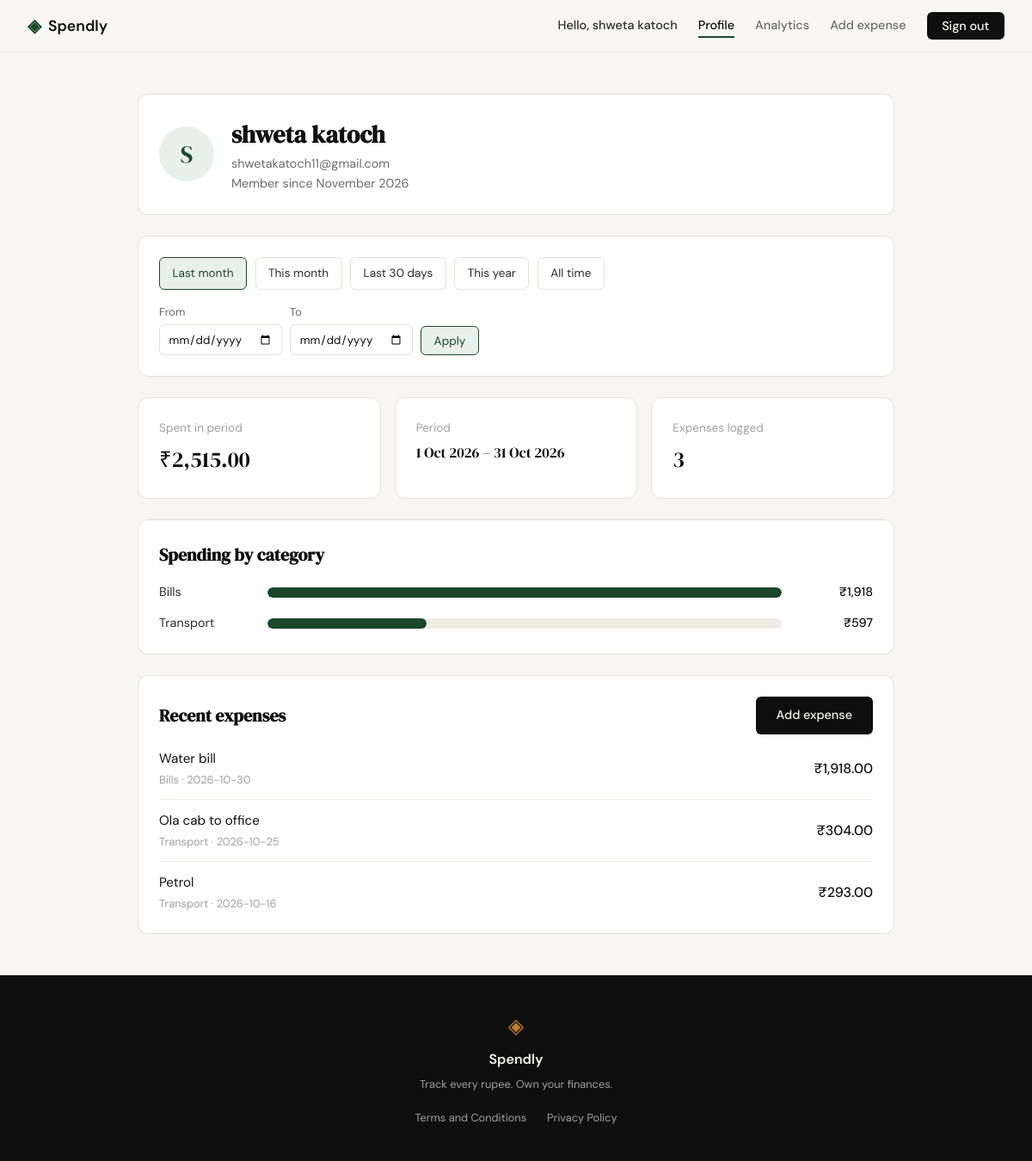
/profile (signed in), run on the app's committed database.
### tables this page shows
CREATE TABLE users (
                id            INTEGER PRIMARY KEY AUTOINCREMENT,
                name          TEXT NOT NULL,
                email         TEXT NOT NULL UNIQUE,
                password_hash TEXT NOT NULL,
                created_at    TEXT DEFAULT (datetime('now'))
            );

CREATE TABLE expenses (
                id          INTEGER PRIMARY KEY AUTOINCREMENT,
                user_id     INTEGER NOT NULL REFERENCES users(id) ON DELETE CASCADE,
                amount      REAL NOT NULL,
                category    TEXT NOT NULL,
                description TEXT,
                date        TEXT NOT NULL,
                created_at  TEXT DEFAULT (datetime('now'))
            );

### app.py (the view)
@app.route("/profile")
@login_required
def profile():
    user_id = session["user_id"]
    rng = resolve_range(request.args, date.today())
    start, end = rng.start, rng.end
    where = "user_id = ?"
    params = [user_id]
    if start:
        where += " AND date >= ?"
        params.append(start)
    if end:
        where += " AND date <= ?"
        params.append(end)
    conn = get_db()
    try:
        user = conn.execute(
            "SELECT name, email, created_at FROM users WHERE id = ?", (user_id,)
        ).fetchone()
        totals = conn.execute(
            "SELECT COALESCE(SUM(amount), 0) AS total, COUNT(*) AS count "
            "FROM expenses WHERE " + where,
            params,
        ).fetchone()
        categories = conn.execute(
            "SELECT category, SUM(amount) AS total FROM expenses "
            "WHERE " + where + " GROUP BY category ORDER BY total DESC",
            params,
        ).fetchall()
        recent = conn.execute(
            "SELECT category, description, amount, date FROM expenses "
            "WHERE " + where + " ORDER BY date DESC, id DESC LIMIT 5",
            params,
        ).fetchall()
    finally:
        conn.close()
    top = categories[0]["total"] if categories else 0
    category_rows = [
        {
            "name": row["category"],
            "total": row["total"],
            "percent": round(row["total"] / top * 100) if top else 0,
        }
        for row in categories
    ]
    member_since = None
    if user["created_at"]:
        member_since = datetime.fromisoformat(user["created_at"]).strftime("%B %Y")
    return render_template(
        "profile.html",
        user=user,
        member_since=member_since,
        totals=totals,
        categories=category_rows,
        recent=recent,
        range_label=range_label(start, end),
        active_preset=rng.preset,
        custom_start=start if rng.is_custom else "",
        custom_end=end if rng.is_custom else "",
        filter_error=rng.error,
        is_default=rng.is_default,
        presets=PROFILE_PRESETS,
    )

### app.py (called while the page is built)
def already_signed_in():
    return session.get("user_id") is not None

def login_required(view):
    @wraps(view)
    def wrapped(*args, **kwargs):
        if not already_signed_in():
            return redirect(url_for("login"))
        return view(*args, **kwargs)
    return wrapped

def csrf_token():
    if "csrf_token" not in session:
        session["csrf_token"] = secrets.token_hex(16)
    return session["csrf_token"]

@app.context_processor
def inject_csrf_token():
    return {"csrf_token": csrf_token}

@app.before_request
def check_csrf():
    if request.method != "POST" or app.config.get("TESTING"):
        return
    sent = request.form.get("csrf_token", "").encode()
    expected = session.get("csrf_token", "").encode()
    if not expected or not secrets.compare_digest(sent, expected):
        abort(400)

@app.context_processor
def inject_current_user():
    user_id = session.get("user_id")
    if user_id is None:
        return {"current_user": None}
    conn = get_db()
    try:
        row = conn.execute(
            "SELECT id, name FROM users WHERE id = ?", (user_id,)
        ).fetchone()
    finally:
        conn.close()
    if row is None:
        session.clear()
        return {"current_user": None}
    return {"current_user": {"id": row["id"], "name": row["name"]}}

@app.after_request
def no_store(response):
    response.headers["Cache-Control"] = "no-store, no-cache, must-revalidate, max-age=0"
    response.headers["Pragma"] = "no-cache"
    response.headers["Expires"] = "0"
    return response

def preset_range(preset, today):
    if preset == "month":
        return today.replace(day=1), today
    if preset == "30d":
        return today - timedelta(days=29), today
    if preset == "year":
        return today.replace(month=1, day=1), today
    if preset == "all":
        return None, None
    last_day = today.replace(day=1) - timedelta(days=1)
    return last_day.replace(day=1), last_day

def _iso(d):
    return d.isoformat() if d else None

def range_label(start, end):
    def fmt(iso):
        d = date.fromisoformat(iso)
        return f"{d.day} {d.strftime('%b %Y')}"
    if start and end:
        return f"{fmt(start)} – {fmt(end)}"
    if start:
        return f"From {fmt(start)}"
    if end:
        return f"Up to {fmt(end)}"
    return "All time"

### database/db.py (called while the page is built)
def get_db():
    conn = sqlite3.connect(DB_PATH)
    conn.row_factory = sqlite3.Row
    conn.execute("PRAGMA foreign_keys = ON")
    return conn

### templates/profile.html (shortened to what this page needs)
{% extends "base.html" %}
{% block content %}
<section class="profile-section">
    <div class="profile-inner">
        <div class="profile-card profile-header">
            <div class="profile-avatar" aria-hidden="true">{{ user.name[:1]|upper }}</div>
            <div>
                <h1 class="profile-name">{{ user.name }}</h1>
                <p class="profile-email">{{ user.email }}</p>
                {% if member_since %}
                <p class="profile-since">Member since {{ member_since }}</p>
                {% endif %}
            </div>
        </div>
        <div class="profile-card profile-filter">
            <div class="profile-filter-presets">
                {% for key, label in presets %}
                <a class="profile-chip{% if key == active_preset %} is-active{% endif %}"
                   href="{{ url_for('profile', preset=key) }}"
                   {% if key == active_preset %}aria-current="page"{% endif %}>{{ label }}</a>
                {% endfor %}
            </div>
            <form class="profile-filter-form" method="get" action="{{ url_for('profile') }}">
                <label>From
                    <input type="date" name="start" value="{{ custom_start }}">
                </label>
                <label>To
                    <input type="date" name="end" value="{{ custom_end }}">
                </label>
                <button type="submit" class="profile-chip is-active">Apply</button>
            </form>
        </div>
        <div class="profile-stats">
            <div class="profile-card">
                <span class="profile-stat-label">Spent in period</span>
                <span class="profile-stat-value">₹{{ "{:,.2f}".format(totals.total) }}</span>
            </div>
            <div class="profile-card">
                <span class="profile-stat-label">Period</span>
                <span class="profile-stat-value profile-stat-range">{{ range_label }}</span>
            </div>
            <div class="profile-card">
                <span class="profile-stat-label">Expenses logged</span>
                <span class="profile-stat-value">{{ totals.count }}</span>
            </div>
        </div>
        <div class="profile-card">
            <h2 class="profile-heading">Spending by category</h2>
            {% if categories %}
            {% for cat in categories %}
            <div class="profile-bar-row">
                <span class="profile-bar-name">{{ cat.name }}</span>
                <div class="profile-track">
                    <div class="profile-bar" style="width: {{ cat.percent }}%"></div>
                </div>
                <span class="profile-bar-amount">₹{{ "{:,.0f}".format(cat.total) }}</span>
            </div>
            {% endfor %}
            {% else %}
            <p class="profile-empty">No expenses in this period.</p>
            {% endif %}
        </div>
        <div class="profile-card">
            <div class="profile-heading-row">
                <h2 class="profile-heading">Recent expenses</h2>
                <a href="{{ url_for('add_expense') }}" class="btn-primary">Add expense</a>
            </div>
            {% if recent %}
            <ul class="profile-list">
                {% for e in recent %}
                <li>
                    <span class="profile-expense-title">{{ e.description or e.category }}</span>
                    <span class="profile-expense-amount">₹{{ "{:,.2f}".format(e.amount) }}</span>
                    <span class="profile-expense-meta">{{ e.category }} · {{ e.date }}</span>
                </li>
                {% endfor %}
            </ul>
            {% else %}
            <p class="profile-empty">No expenses in this period.</p>
            {% endif %}
        </div>
    </div>
</section>
{% endblock %}

### templates/base.html (shortened to what this page needs)
<!DOCTYPE html>
<html lang="en">
<head>
    <link rel="stylesheet" href="{{ url_for('static', filename='css/style.css') }}">
</head>
<body>
    <nav class="navbar">
        <div class="nav-inner">
            <a href="{{ url_for('landing') }}" class="nav-brand">
                <span class="brand-icon">◈</span>
                <span class="brand-name">Spendly</span>
            </a>
            <div class="nav-links">
                {% if current_user %}
                <span class="nav-user">Hello, {{ current_user.name }}</span>
                <a href="{{ url_for('profile') }}"{% if request.endpoint == 'profile' %} class="active" aria-current="page"{% endif %}>Profile</a>
                <a href="{{ url_for('analytics') }}"{% if request.endpoint == 'analytics' %} class="active" aria-current="page"{% endif %}>Analytics</a>
                <a href="{{ url_for('add_expense') }}"{% if request.endpoint == 'add_expense' %} class="active" aria-current="page"{% endif %}>Add expense</a>
                <form method="POST" action="{{ url_for('logout') }}" class="nav-logout">
                    <button type="submit" class="nav-cta">Sign out</button>
                </form>
                {% else %}
                <a href="{{ url_for('login') }}">Sign in</a>
                <a href="{{ url_for('register') }}" class="nav-cta">Get started</a>
                {% endif %}
            </div>
        </div>
    </nav>
    <main class="main-content">
        {% block content %}{% endblock %}
    </main>
    <footer class="footer">
        <div class="footer-inner">
            <a href="{{ url_for('landing') }}" class="footer-brand">
                <span class="brand-icon">◈</span>
                <span class="footer-name">Spendly</span>
            </a>
            <p class="footer-copy">Track every rupee. Own your finances.</p>
            <div class="footer-links">
                <a href="{{ url_for('terms') }}">Terms and Conditions</a>
                <a href="{{ url_for('privacy') }}">Privacy Policy</a>
            </div>
        </div>
    </footer>
</body>
</html>

### data on the page
users: name "shweta katoch", name "S", email "shwetakatoch11@gmail.com"
expenses: description "Water bill", amount "1,918.00", category "Bills", date "2026-10-30"
expenses: description "Ola cab to office", amount "304.00", category "Transport", date "2026-10-25"
expenses: description "Petrol", amount "293.00", category "Transport", date "2026-10-16"

### other printed values
{{ member_since }} "November 2026"
{{ label }} "Last month" "This month" "Last 30 days" "This year" "All time"
{{ "{:,.2f}".format(totals.total) }} "2,515.00"
{{ range_label }} "1 Oct 2026 – 31 Oct 2026"
{{ totals.count }} "3"
{{ cat.name }} "Bills" "Transport"
{{ "{:,.0f}".format(cat.total) }} "1,918" "597"
